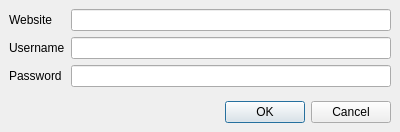
<ui version="4.0" >
 <class>UploadMapDialog</class>
 <widget class="QDialog" name="UploadMapDialog" >
  <property name="geometry" >
   <rect>
    <x>0</x>
    <y>0</y>
    <width>400</width>
    <height>132</height>
   </rect>
  </property>
  <property name="windowTitle" >
   <string>Dialog</string>
  </property>
  <layout class="QVBoxLayout" >
   <property name="margin" >
    <number>9</number>
   </property>
   <property name="spacing" >
    <number>6</number>
   </property>
   <item>
    <layout class="QGridLayout" >
     <property name="margin" >
      <number>0</number>
     </property>
     <property name="spacing" >
      <number>6</number>
     </property>
     <item row="2" column="1" >
      <widget class="QLineEdit" name="Password" />
     </item>
     <item row="2" column="0" >
      <widget class="QLabel" name="label_3" >
       <property name="text" >
        <string>Password</string>
       </property>
      </widget>
     </item>
     <item row="0" column="0" >
      <widget class="QLabel" name="label" >
       <property name="text" >
        <string>Website</string>
       </property>
      </widget>
     </item>
     <item row="1" column="1" >
      <widget class="QLineEdit" name="Username" />
     </item>
     <item row="0" column="1" >
      <widget class="QLineEdit" name="Website" />
     </item>
     <item row="1" column="0" >
      <widget class="QLabel" name="label_2" >
       <property name="text" >
        <string>Username</string>
       </property>
      </widget>
     </item>
    </layout>
   </item>
   <item>
    <spacer>
     <property name="orientation" >
      <enum>Qt::Vertical</enum>
     </property>
     <property name="sizeHint" >
      <size>
       <width>20</width>
       <height>40</height>
      </size>
     </property>
    </spacer>
   </item>
   <item>
    <widget class="QDialogButtonBox" name="buttonBox" >
     <property name="orientation" >
      <enum>Qt::Horizontal</enum>
     </property>
     <property name="standardButtons" >
      <set>QDialogButtonBox::Cancel|QDialogButtonBox::NoButton|QDialogButtonBox::Ok</set>
     </property>
    </widget>
   </item>
  </layout>
 </widget>
 <resources/>
 <connections>
  <connection>
   <sender>buttonBox</sender>
   <signal>accepted()</signal>
   <receiver>UploadMapDialog</receiver>
   <slot>accept()</slot>
   <hints>
    <hint type="sourcelabel" >
     <x>268</x>
     <y>109</y>
    </hint>
    <hint type="destinationlabel" >
     <x>-1</x>
     <y>12</y>
    </hint>
   </hints>
  </connection>
  <connection>
   <sender>buttonBox</sender>
   <signal>rejected()</signal>
   <receiver>UploadMapDialog</receiver>
   <slot>reject()</slot>
   <hints>
    <hint type="sourcelabel" >
     <x>361</x>
     <y>110</y>
    </hint>
    <hint type="destinationlabel" >
     <x>399</x>
     <y>93</y>
    </hint>
   </hints>
  </connection>
 </connections>
</ui>
